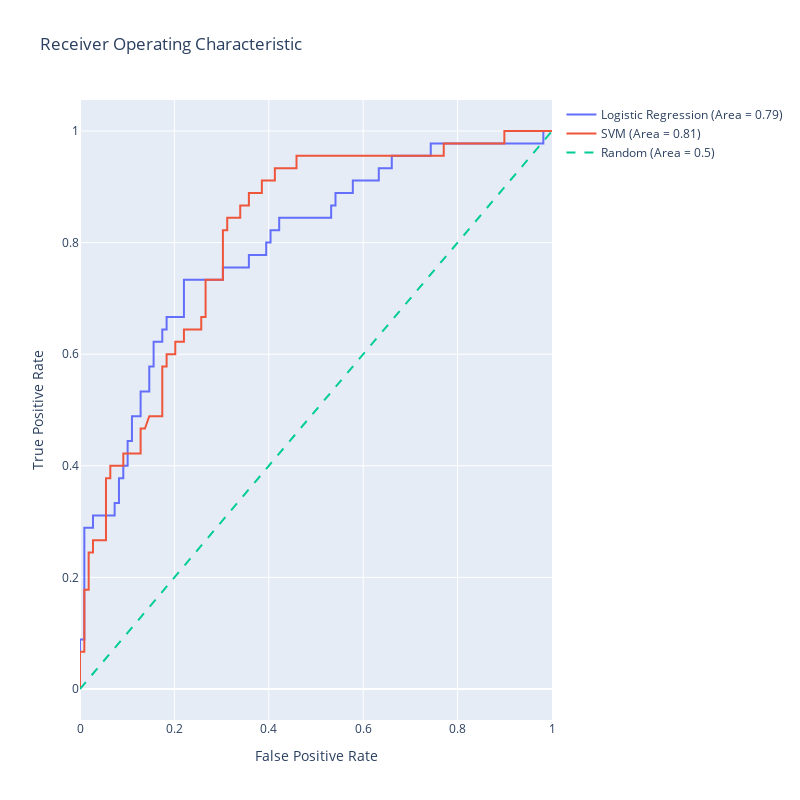

The code cell stored with this chart in its notebook:
### Code cell
import numpy as np
import plotly.graph_objects as go
from sklearn.linear_model import LogisticRegression
from sklearn.svm import SVC
from sklearn.metrics import roc_curve, roc_auc_score
from sklearn.preprocessing import StandardScaler

# Assuming that X_train, X_test, y_train, y_test are already defined

# SVM requires feature scaling for better performance
scaler = StandardScaler()
X_train_scaled = scaler.fit_transform(X_train)
X_test_scaled = scaler.transform(X_test)

# Logistic Regression model
lr_model = LogisticRegression(max_iter=1000)
lr_model.fit(X_train, y_train)
lr_scores = lr_model.predict_proba(X_test)[:,1]

# SVM model
svm_model = SVC(probability=True)
svm_model.fit(X_train_scaled, y_train)
svm_scores = svm_model.predict_proba(X_test_scaled)[:,1]

# Generate ROC curve data for logistic regression model
lr_fpr, lr_tpr, lr_thresholds = roc_curve(y_test, lr_scores)
lr_auc = roc_auc_score(y_test, lr_scores)

# Generate ROC curve data for SVM model
svm_fpr, svm_tpr, svm_thresholds = roc_curve(y_test, svm_scores)
svm_auc = roc_auc_score(y_test, svm_scores)

# Generate a trace for the Logistic Regression ROC curve
trace0 = go.Scatter(
    x=lr_fpr,
    y=lr_tpr,
    mode='lines',
    name=f'Logistic Regression (Area = {lr_auc:.2f})'
)

# Generate a trace for the SVM ROC curve
trace1 = go.Scatter(
    x=svm_fpr,
    y=svm_tpr,
    mode='lines',
    name=f'SVM (Area = {svm_auc:.2f})'
)

# Diagonal line
trace2 = go.Scatter(
    x=[0, 1], 
    y=[0, 1], 
    mode='lines', 
    name='Random (Area = 0.5)', 
    line=dict(dash='dash')
)

data = [trace0, trace1, trace2]

# Define layout with square aspect ratio
layout = go.Layout(
    title='Receiver Operating Characteristic',
    xaxis=dict(title='False Positive Rate'),
    yaxis=dict(title='True Positive Rate'),
    autosize=False,
    width=800,
    height=800,
    showlegend=True
)

# Define figure and add data
fig = go.Figure(data=data, layout=layout)

# Show figure
fig.show()

### Figure 1 — Plotly figure (JSON) as saved in the notebook; plotly's stock layout.template omitted (floating-point values rounded to 4 significant figures)
{"data": [{"mode": "lines", "name": "Logistic Regression (Area = 0.79)", "type": "scatter", "x": [0, 0, 0, 0.009174, 0.009174, 0.02752, 0.02752, 0.07339, 0.07339, 0.08257, 0.08257, 0.09174, 0.09174, 0.1009, 0.1009, 0.1101, 0.1101, 0.1284, 0.1284, 0.1468, 0.1468, 0.156, 0.156, 0.1743, 0.1743, 0.1835, 0.1835, 0.2202, 0.2202, 0.3028, 0.3028, 0.3578, 0.3578, 0.3945, 0.3945, 0.4037, 0.4037, 0.422, 0.422, 0.5321, 0.5321, 0.5413, 0.5413, 0.578, 0.578, 0.633, 0.633, 0.6606, 0.6606, 0.7431, 0.7431, 0.9817, 0.9817, 1], "y": [0, 0.02222, 0.08889, 0.08889, 0.2889, 0.2889, 0.3111, 0.3111, 0.3333, 0.3333, 0.3778, 0.3778, 0.4, 0.4, 0.4444, 0.4444, 0.4889, 0.4889, 0.5333, 0.5333, 0.5778, 0.5778, 0.6222, 0.6222, 0.6444, 0.6444, 0.6667, 0.6667, 0.7333, 0.7333, 0.7556, 0.7556, 0.7778, 0.7778, 0.8, 0.8, 0.8222, 0.8222, 0.8444, 0.8444, 0.8667, 0.8667, 0.8889, 0.8889, 0.9111, 0.9111, 0.9333, 0.9333, 0.9556, 0.9556, 0.9778, 0.9778, 1, 1]}, {"mode": "lines", "name": "SVM (Area = 0.81)", "type": "scatter", "x": [0, 0, 0, 0.009174, 0.009174, 0.01835, 0.01835, 0.02752, 0.02752, 0.05505, 0.05505, 0.06422, 0.06422, 0.09174, 0.09174, 0.1284, 0.1284, 0.1376, 0.1468, 0.1743, 0.1743, 0.1835, 0.1835, 0.2018, 0.2018, 0.2202, 0.2202, 0.2569, 0.2569, 0.2661, 0.2661, 0.3028, 0.3028, 0.3119, 0.3119, 0.3394, 0.3394, 0.3578, 0.3578, 0.3853, 0.3853, 0.4128, 0.4128, 0.4587, 0.4587, 0.7706, 0.7706, 0.8991, 0.8991, 1], "y": [0, 0.02222, 0.06667, 0.06667, 0.1778, 0.1778, 0.2444, 0.2444, 0.2667, 0.2667, 0.3778, 0.3778, 0.4, 0.4, 0.4222, 0.4222, 0.4667, 0.4667, 0.4889, 0.4889, 0.5778, 0.5778, 0.6, 0.6, 0.6222, 0.6222, 0.6444, 0.6444, 0.6667, 0.6667, 0.7333, 0.7333, 0.8222, 0.8222, 0.8444, 0.8444, 0.8667, 0.8667, 0.8889, 0.8889, 0.9111, 0.9111, 0.9333, 0.9333, 0.9556, 0.9556, 0.9778, 0.9778, 1, 1]}, {"line": {"dash": "dash"}, "mode": "lines", "name": "Random (Area = 0.5)", "type": "scatter", "x": [0, 1], "y": [0, 1]}], "layout": {"autosize": false, "height": 800, "showlegend": true, "title": {"text": "Receiver Operating Characteristic"}, "width": 800, "xaxis": {"title": {"text": "False Positive Rate"}}, "yaxis": {"title": {"text": "True Positive Rate"}}}}
